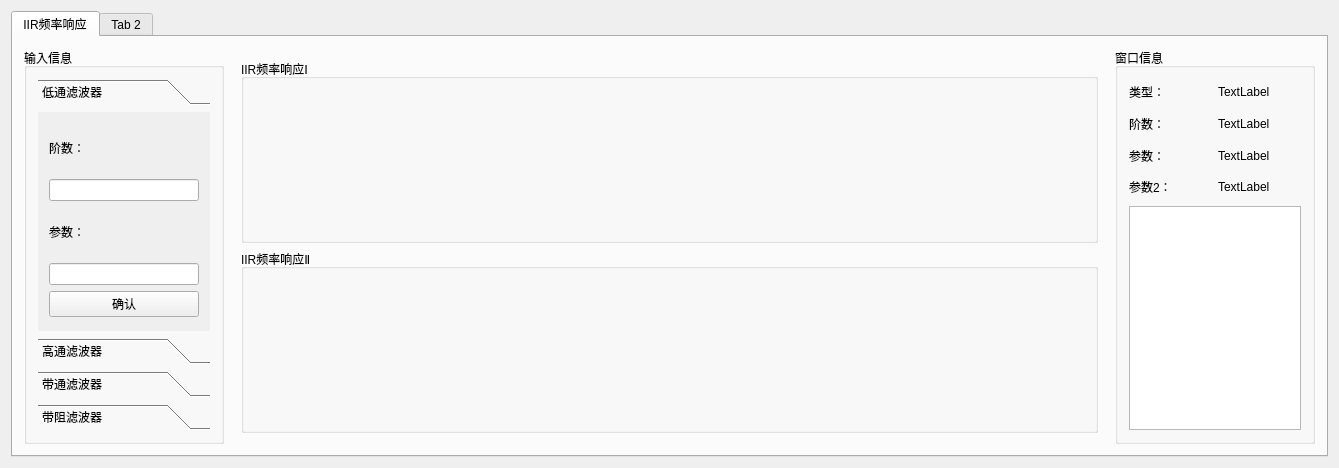
<?xml version="1.0" encoding="UTF-8"?>
<ui version="4.0">
 <class>FreqyRes</class>
 <widget class="QWidget" name="FreqyRes">
  <property name="geometry">
   <rect>
    <x>0</x>
    <y>0</y>
    <width>1339</width>
    <height>468</height>
   </rect>
  </property>
  <property name="windowTitle">
   <string>FreqyRes</string>
  </property>
  <layout class="QVBoxLayout" name="verticalLayout_7">
   <item>
    <widget class="QTabWidget" name="tabWidget">
     <widget class="QWidget" name="tab_5">
      <attribute name="title">
       <string>IIR频率响应</string>
      </attribute>
      <layout class="QGridLayout" name="gridLayout_2">
       <item row="0" column="0">
        <widget class="QGroupBox" name="groupBox_3">
         <property name="maximumSize">
          <size>
           <width>200</width>
           <height>16777215</height>
          </size>
         </property>
         <property name="title">
          <string>输入信息</string>
         </property>
         <layout class="QGridLayout" name="gridLayout">
          <item row="0" column="0">
           <widget class="QToolBox" name="type_toolBox">
            <property name="currentIndex">
             <number>0</number>
            </property>
            <property name="tabSpacing">
             <number>7</number>
            </property>
            <widget class="QWidget" name="page">
             <property name="geometry">
              <rect>
               <x>0</x>
               <y>0</y>
               <width>176</width>
               <height>237</height>
              </rect>
             </property>
             <attribute name="label">
              <string>低通滤波器</string>
             </attribute>
             <layout class="QVBoxLayout" name="verticalLayout_3">
              <item>
               <widget class="QLabel" name="label_2">
                <property name="maximumSize">
                 <size>
                  <width>16777215</width>
                  <height>50</height>
                 </size>
                </property>
                <property name="text">
                 <string>阶数：</string>
                </property>
               </widget>
              </item>
              <item>
               <widget class="QLineEdit" name="order_edit_LP">
                <property name="focusPolicy">
                 <enum>Qt::StrongFocus</enum>
                </property>
                <property name="echoMode">
                 <enum>QLineEdit::Normal</enum>
                </property>
               </widget>
              </item>
              <item>
               <widget class="QLabel" name="label_3">
                <property name="maximumSize">
                 <size>
                  <width>16777215</width>
                  <height>50</height>
                 </size>
                </property>
                <property name="text">
                 <string>参数：</string>
                </property>
               </widget>
              </item>
              <item>
               <widget class="QLineEdit" name="parameter_edit_LP"/>
              </item>
              <item>
               <widget class="QPushButton" name="affirm_but_LP">
                <property name="enabled">
                 <bool>true</bool>
                </property>
                <property name="maximumSize">
                 <size>
                  <width>16777215</width>
                  <height>16777215</height>
                 </size>
                </property>
                <property name="text">
                 <string>确认</string>
                </property>
                <property name="iconSize">
                 <size>
                  <width>20</width>
                  <height>20</height>
                 </size>
                </property>
               </widget>
              </item>
             </layout>
            </widget>
            <widget class="QWidget" name="page_4">
             <property name="geometry">
              <rect>
               <x>0</x>
               <y>0</y>
               <width>176</width>
               <height>237</height>
              </rect>
             </property>
             <attribute name="label">
              <string>高通滤波器</string>
             </attribute>
             <widget class="QLineEdit" name="parameter_edit_HP">
              <property name="geometry">
               <rect>
                <x>10</x>
                <y>178</y>
                <width>154</width>
                <height>24</height>
               </rect>
              </property>
             </widget>
             <widget class="QLineEdit" name="order_edit_HP">
              <property name="geometry">
               <rect>
                <x>10</x>
                <y>68</y>
                <width>154</width>
                <height>24</height>
               </rect>
              </property>
             </widget>
             <widget class="QLabel" name="label_9">
              <property name="geometry">
               <rect>
                <x>10</x>
                <y>110</y>
                <width>154</width>
                <height>50</height>
               </rect>
              </property>
              <property name="maximumSize">
               <size>
                <width>16777215</width>
                <height>50</height>
               </size>
              </property>
              <property name="text">
               <string>参数：</string>
              </property>
             </widget>
             <widget class="QPushButton" name="affirm_but_HP">
              <property name="enabled">
               <bool>true</bool>
              </property>
              <property name="geometry">
               <rect>
                <x>10</x>
                <y>220</y>
                <width>154</width>
                <height>28</height>
               </rect>
              </property>
              <property name="maximumSize">
               <size>
                <width>16777215</width>
                <height>16777215</height>
               </size>
              </property>
              <property name="text">
               <string>确认</string>
              </property>
              <property name="iconSize">
               <size>
                <width>20</width>
                <height>20</height>
               </size>
              </property>
             </widget>
             <widget class="QLabel" name="label_10">
              <property name="geometry">
               <rect>
                <x>10</x>
                <y>0</y>
                <width>154</width>
                <height>50</height>
               </rect>
              </property>
              <property name="maximumSize">
               <size>
                <width>16777215</width>
                <height>50</height>
               </size>
              </property>
              <property name="text">
               <string>阶数：</string>
              </property>
             </widget>
            </widget>
            <widget class="QWidget" name="page_3">
             <property name="geometry">
              <rect>
               <x>0</x>
               <y>0</y>
               <width>176</width>
               <height>237</height>
              </rect>
             </property>
             <attribute name="label">
              <string>带通滤波器</string>
             </attribute>
             <widget class="QLineEdit" name="parameter_edit_BP">
              <property name="geometry">
               <rect>
                <x>0</x>
                <y>130</y>
                <width>154</width>
                <height>24</height>
               </rect>
              </property>
             </widget>
             <widget class="QLineEdit" name="order_edit_BP">
              <property name="geometry">
               <rect>
                <x>0</x>
                <y>50</y>
                <width>154</width>
                <height>24</height>
               </rect>
              </property>
             </widget>
             <widget class="QLabel" name="label_11">
              <property name="geometry">
               <rect>
                <x>0</x>
                <y>80</y>
                <width>154</width>
                <height>50</height>
               </rect>
              </property>
              <property name="maximumSize">
               <size>
                <width>16777215</width>
                <height>50</height>
               </size>
              </property>
              <property name="text">
               <string>参数：</string>
              </property>
             </widget>
             <widget class="QPushButton" name="affirm_but_BP">
              <property name="enabled">
               <bool>true</bool>
              </property>
              <property name="geometry">
               <rect>
                <x>0</x>
                <y>260</y>
                <width>154</width>
                <height>28</height>
               </rect>
              </property>
              <property name="maximumSize">
               <size>
                <width>16777215</width>
                <height>16777215</height>
               </size>
              </property>
              <property name="text">
               <string>确认</string>
              </property>
              <property name="iconSize">
               <size>
                <width>20</width>
                <height>20</height>
               </size>
              </property>
             </widget>
             <widget class="QLabel" name="label_12">
              <property name="geometry">
               <rect>
                <x>0</x>
                <y>0</y>
                <width>154</width>
                <height>50</height>
               </rect>
              </property>
              <property name="maximumSize">
               <size>
                <width>16777215</width>
                <height>50</height>
               </size>
              </property>
              <property name="text">
               <string>阶数：</string>
              </property>
             </widget>
             <widget class="QLabel" name="label_13">
              <property name="geometry">
               <rect>
                <x>0</x>
                <y>150</y>
                <width>154</width>
                <height>50</height>
               </rect>
              </property>
              <property name="maximumSize">
               <size>
                <width>16777215</width>
                <height>50</height>
               </size>
              </property>
              <property name="text">
               <string>参数2：</string>
              </property>
             </widget>
             <widget class="QLineEdit" name="parameter_edit_2_BP">
              <property name="geometry">
               <rect>
                <x>0</x>
                <y>210</y>
                <width>154</width>
                <height>24</height>
               </rect>
              </property>
             </widget>
            </widget>
            <widget class="QWidget" name="page_2">
             <property name="geometry">
              <rect>
               <x>0</x>
               <y>0</y>
               <width>176</width>
               <height>237</height>
              </rect>
             </property>
             <attribute name="label">
              <string>带阻滤波器</string>
             </attribute>
             <layout class="QVBoxLayout" name="verticalLayout_4">
              <item>
               <widget class="QLabel" name="label_15">
                <property name="maximumSize">
                 <size>
                  <width>16777215</width>
                  <height>50</height>
                 </size>
                </property>
                <property name="text">
                 <string>阶数：</string>
                </property>
               </widget>
              </item>
              <item>
               <widget class="QLineEdit" name="order_edit_BS"/>
              </item>
              <item>
               <widget class="QLabel" name="label_14">
                <property name="maximumSize">
                 <size>
                  <width>16777215</width>
                  <height>50</height>
                 </size>
                </property>
                <property name="text">
                 <string>参数：</string>
                </property>
               </widget>
              </item>
              <item>
               <widget class="QLineEdit" name="parameter_edit_BS"/>
              </item>
              <item>
               <widget class="QLabel" name="label_16">
                <property name="maximumSize">
                 <size>
                  <width>16777215</width>
                  <height>50</height>
                 </size>
                </property>
                <property name="text">
                 <string>参数2：</string>
                </property>
               </widget>
              </item>
              <item>
               <widget class="QLineEdit" name="parameter_edit_2_BS"/>
              </item>
              <item>
               <widget class="QPushButton" name="affirm_but_BS">
                <property name="enabled">
                 <bool>true</bool>
                </property>
                <property name="maximumSize">
                 <size>
                  <width>16777215</width>
                  <height>16777215</height>
                 </size>
                </property>
                <property name="text">
                 <string>确认</string>
                </property>
                <property name="iconSize">
                 <size>
                  <width>20</width>
                  <height>20</height>
                 </size>
                </property>
               </widget>
              </item>
             </layout>
            </widget>
           </widget>
          </item>
         </layout>
        </widget>
       </item>
       <item row="0" column="1">
        <widget class="QWidget" name="widget" native="true">
         <layout class="QVBoxLayout" name="verticalLayout_6">
          <item>
           <widget class="QGroupBox" name="groupBox">
            <property name="title">
             <string>IIR频率响应Ⅰ</string>
            </property>
            <layout class="QVBoxLayout" name="verticalLayout">
             <item>
              <widget class="QCustomPlot" name="freqyres_widget" native="true"/>
             </item>
            </layout>
           </widget>
          </item>
          <item>
           <widget class="QGroupBox" name="groupBox_2">
            <property name="title">
             <string>IIR频率响应Ⅱ</string>
            </property>
            <layout class="QVBoxLayout" name="verticalLayout_5">
             <item>
              <widget class="QCustomPlot" name="freqyres_widget_2" native="true"/>
             </item>
            </layout>
           </widget>
          </item>
         </layout>
        </widget>
       </item>
       <item row="0" column="2">
        <widget class="QGroupBox" name="groupBox_4">
         <property name="maximumSize">
          <size>
           <width>200</width>
           <height>16777215</height>
          </size>
         </property>
         <property name="title">
          <string>窗口信息</string>
         </property>
         <layout class="QVBoxLayout" name="verticalLayout_2">
          <item>
           <layout class="QHBoxLayout" name="horizontalLayout">
            <item>
             <widget class="QLabel" name="label_4">
              <property name="text">
               <string>类型：</string>
              </property>
             </widget>
            </item>
            <item>
             <widget class="QLabel" name="type_lab">
              <property name="text">
               <string>TextLabel</string>
              </property>
             </widget>
            </item>
           </layout>
          </item>
          <item>
           <layout class="QHBoxLayout" name="horizontalLayout_2">
            <item>
             <widget class="QLabel" name="label_5">
              <property name="text">
               <string>阶数：</string>
              </property>
             </widget>
            </item>
            <item>
             <widget class="QLabel" name="order_lab">
              <property name="text">
               <string>TextLabel</string>
              </property>
             </widget>
            </item>
           </layout>
          </item>
          <item>
           <layout class="QHBoxLayout" name="horizontalLayout_3">
            <item>
             <widget class="QLabel" name="label_6">
              <property name="text">
               <string>参数：</string>
              </property>
             </widget>
            </item>
            <item>
             <widget class="QLabel" name="parameter_lab">
              <property name="text">
               <string>TextLabel</string>
              </property>
             </widget>
            </item>
           </layout>
          </item>
          <item>
           <layout class="QHBoxLayout" name="horizontalLayout_4">
            <item>
             <widget class="QLabel" name="label_17">
              <property name="text">
               <string>参数2：</string>
              </property>
             </widget>
            </item>
            <item>
             <widget class="QLabel" name="parameter_lab_2">
              <property name="text">
               <string>TextLabel</string>
              </property>
             </widget>
            </item>
           </layout>
          </item>
          <item>
           <widget class="QPlainTextEdit" name="plainTextEdit">
            <property name="enabled">
             <bool>true</bool>
            </property>
            <property name="maximumSize">
             <size>
              <width>16777215</width>
              <height>224</height>
             </size>
            </property>
            <property name="readOnly">
             <bool>true</bool>
            </property>
           </widget>
          </item>
         </layout>
        </widget>
       </item>
      </layout>
     </widget>
     <widget class="QWidget" name="tab_6">
      <attribute name="title">
       <string>Tab 2</string>
      </attribute>
     </widget>
    </widget>
   </item>
  </layout>
 </widget>
 <layoutdefault spacing="6" margin="11"/>
 <customwidgets>
  <customwidget>
   <class>QCustomPlot</class>
   <extends>QWidget</extends>
   <header>qcustomplot.h</header>
   <container>1</container>
  </customwidget>
 </customwidgets>
 <tabstops>
  <tabstop>order_edit_LP</tabstop>
  <tabstop>parameter_edit_LP</tabstop>
  <tabstop>affirm_but_LP</tabstop>
  <tabstop>order_edit_HP</tabstop>
  <tabstop>parameter_edit_HP</tabstop>
  <tabstop>affirm_but_HP</tabstop>
  <tabstop>order_edit_BP</tabstop>
  <tabstop>parameter_edit_BP</tabstop>
  <tabstop>parameter_edit_2_BP</tabstop>
  <tabstop>affirm_but_BP</tabstop>
  <tabstop>order_edit_BS</tabstop>
  <tabstop>parameter_edit_BS</tabstop>
  <tabstop>parameter_edit_2_BS</tabstop>
  <tabstop>affirm_but_BS</tabstop>
 </tabstops>
 <resources/>
 <connections/>
</ui>
